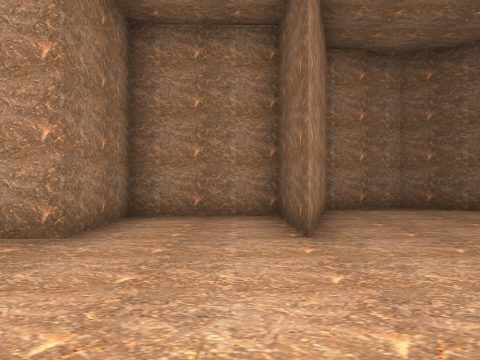
View 1 (above)

20 first-person views from a walk through a scene from a Unity 3-D project. The camera is 1.2 m above the floor, looks level and sees 70° across. Doors are open. The floor is counted in squares, 2 m on a side. Each view is taken from the middle of a square. On the plan, view 1 faces up. The plan holds only what a view shows up to about 10 squares ahead; the rest is blank. The place goes on beyond the plan. Some animated figures are left out.

View 2
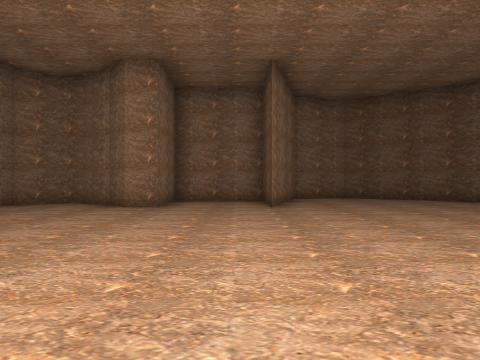

View 3
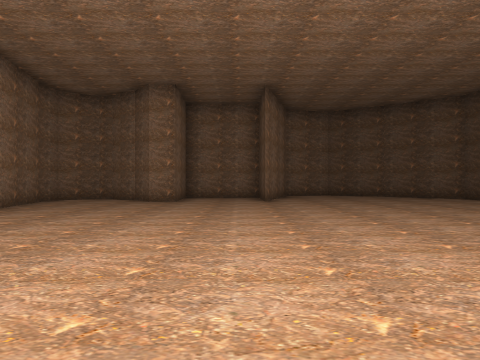

View 4
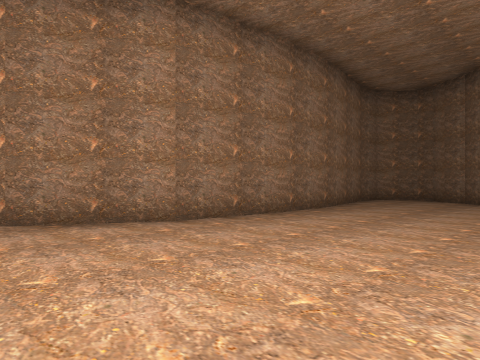

View 5
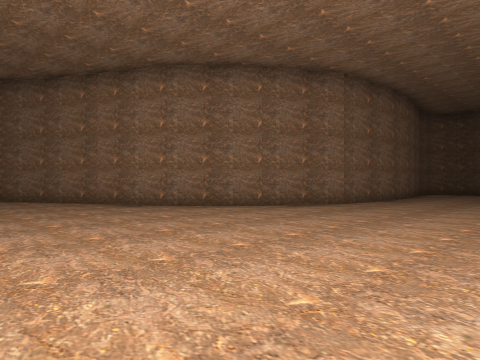

View 6
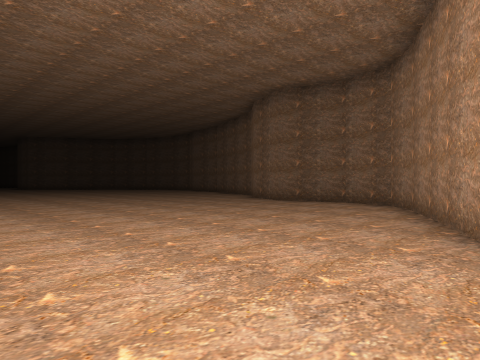

View 7
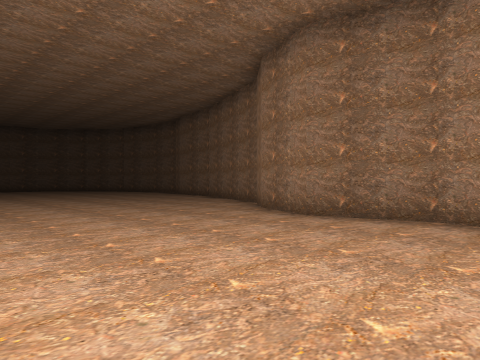

View 8
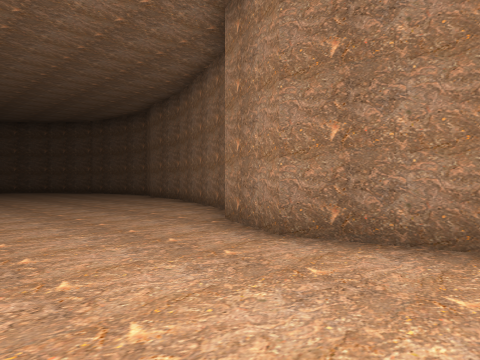

View 9
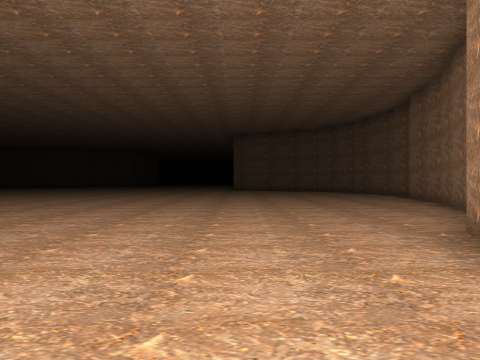

View 10
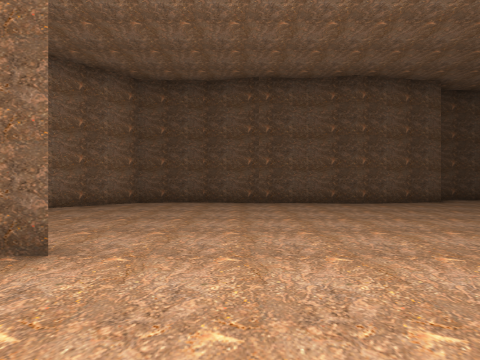

View 11
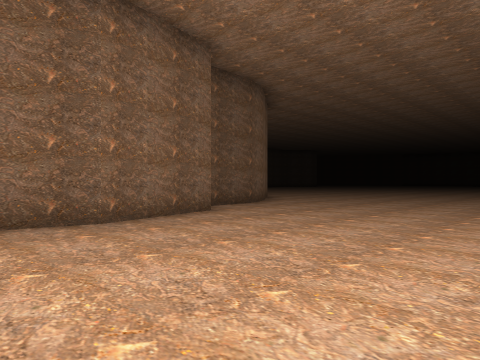

View 12
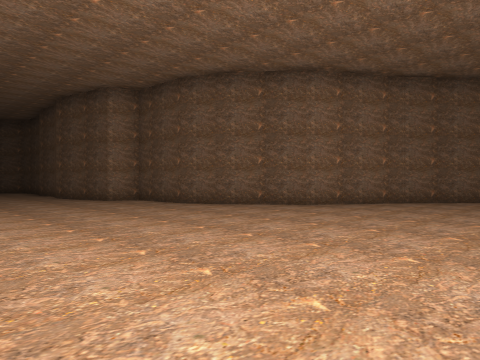

View 13
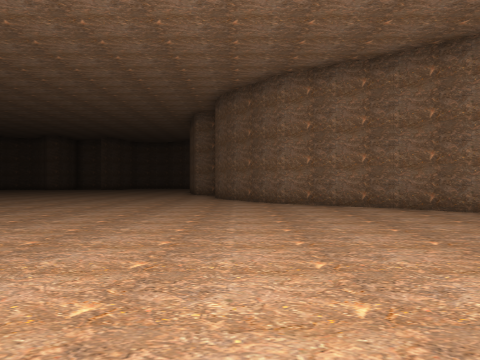

View 14
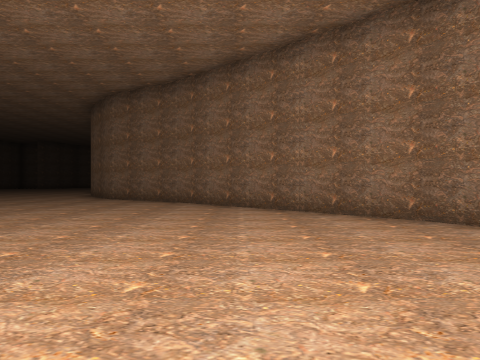

View 15
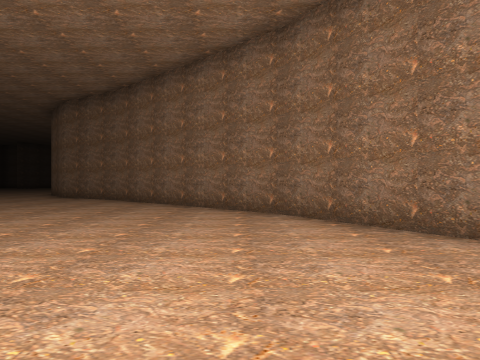

View 16
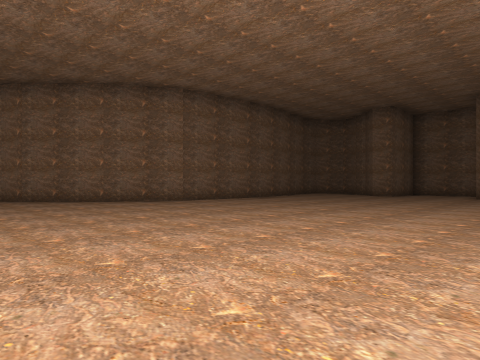

View 17
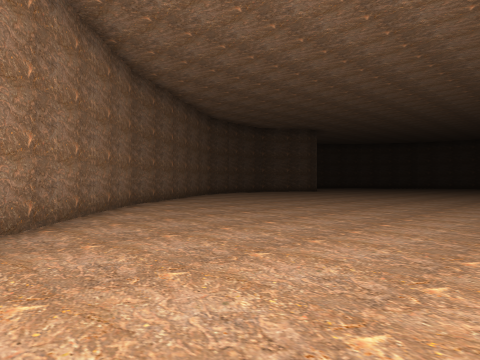

View 18
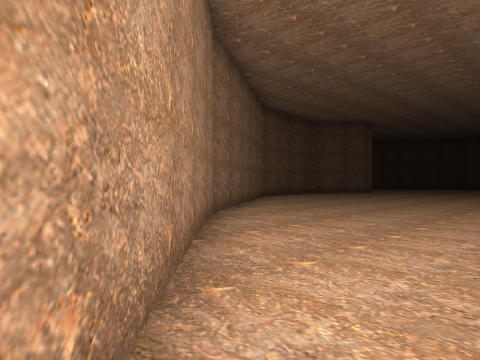

View 19
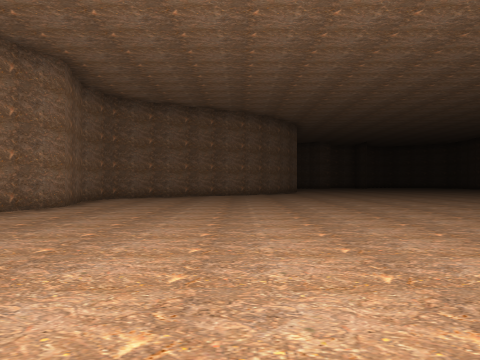

View 20
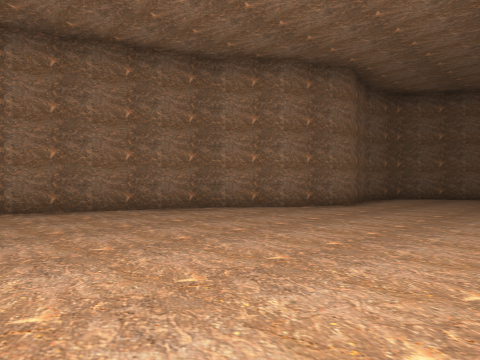

### Floor plan
Points are (right, up) in squares from view 1. A wall is a line through its corners. A room is listed if a view was taken in it or the views show most of it. See-through windows are left out.
Room 1 (views 1, 2, 3, 4, 5, 6, 7, 8, 9, 10, 11, 12, 13, 14, 15, 16, 17, 18, 19, 20)
walls: (8.6, -6.6) (8.2, -5.6) (8.1, -3.9); (-6.2, -5) (-7.8, -6.6) (-11.3, -8.4); (7.7, -3.6) (7.2, -3.4) (6.6, -1) (6.9, 0.3) (6.8, 1.5) (7.2, 3) (7, 4.7) (5.2, 6.1); (12.3, -9.8) (9.9, -8.3) (8.6, -6.5); (-4.9, -0.9) (-5.2, -3.1) (-6.3, -5); (-11.2, -8.4) (-12, -9.1) (-12.4, -10.4) (-11.9, -12.3) (-12.6, -13.9) (-13.8, -15.2) (-15.1, -18.7); (-5, 0.9) (-4.9, -1); (-3.6, 4.4) (-4.2, 5) (-5.4, 4.2) (-5.5, 3.5) (-5, 0.8); (16.8, -14) (12.2, -9.7); (-4, 4.8) (-4.4, 4.8); (-15.1, -18.6) (-15.3, -20.1); (4.7, 6.5) (3.4, 7.3) (1.7, 6.9) (0.7, 3.5) (0.7, 5.8) (-1.9, 5.8) (-1.8, 3.5) (-2.5, 3.5) (-3.1, 4.1) (-3.7, 4.5); (18.8, -17.2) (16.7, -14)

Positions as (right, up) in squares from view 1, and headings:
1: (0, 0), facing up
2: (0, -4), facing up
3: (0, -6), facing up
4: (-1, -6), facing up-left
5: (-1, -11), facing up-left
6: (-4, -6), facing down-left
7: (-7, -9), facing down-left
8: (-9, -10), facing down-left
9: (-10, -10), facing down
10: (-2, 2), facing right
11: (2, 1), facing down-right
12: (3, -13), facing up-right
13: (9, -17), facing up
14: (14, -19), facing up
15: (16, -20), facing up
16: (3, -9), facing up-left
17: (9, -10), facing down-right
18: (12, -10), facing down-right
19: (-8, -20), facing up
20: (-8, -20), facing up-left
